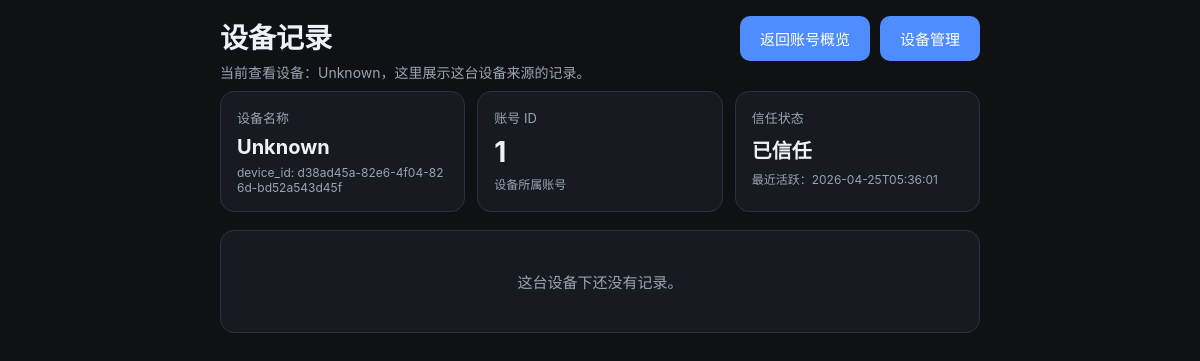
The app's page /devices/d38ad45a-82e6-4f04-826d-bd52a543d45f/items, older data.
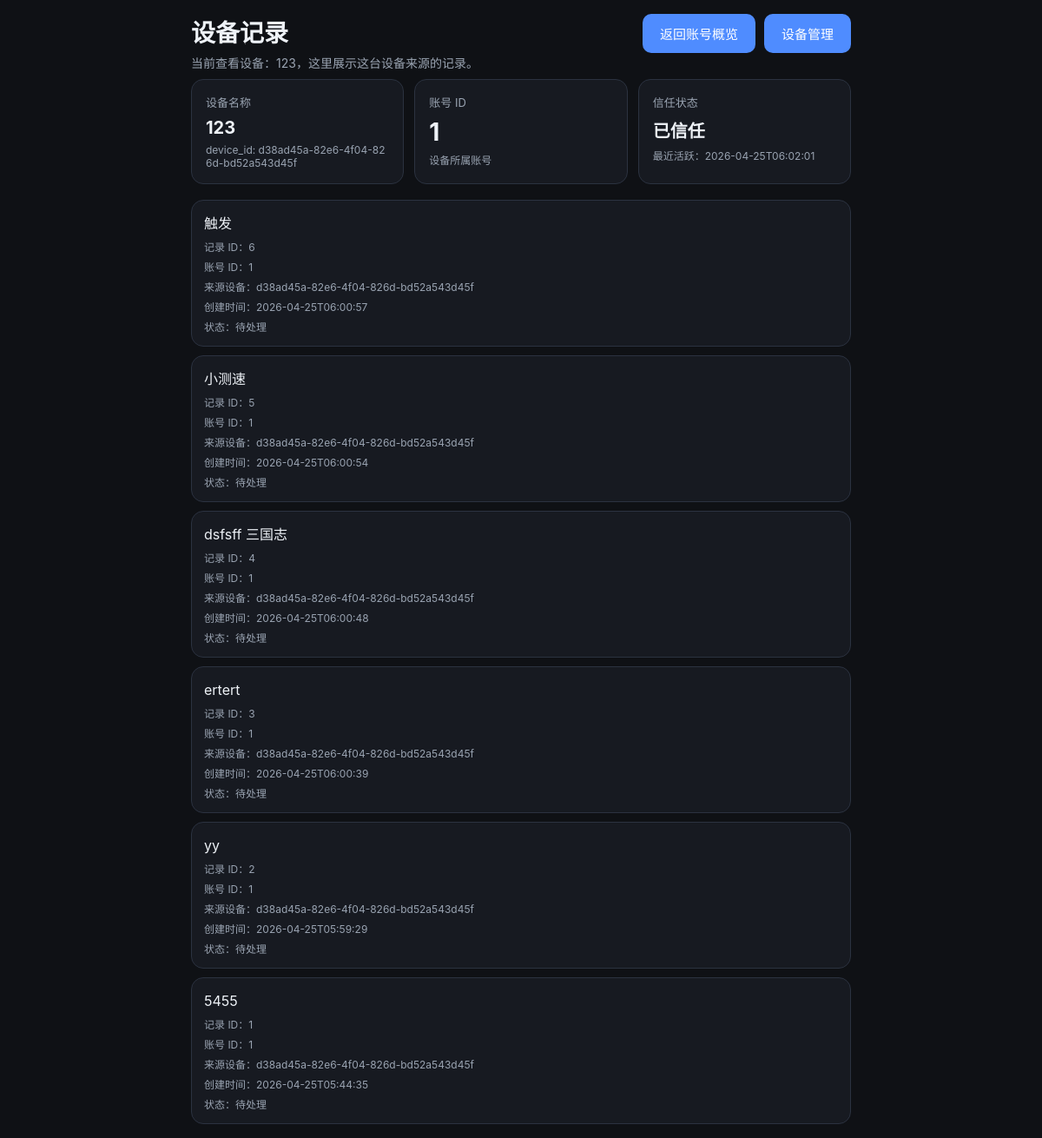
The same page, newer data.
### tables this page shows
CREATE TABLE devices (
            id INTEGER PRIMARY KEY AUTOINCREMENT,
            user_id INTEGER,
            device_id TEXT NOT NULL,
            device_name TEXT,
            token_hash TEXT,
            trusted INTEGER NOT NULL DEFAULT 0,
            created_at TEXT NOT NULL DEFAULT (datetime('now')),
            last_seen_at TEXT
        , provision_source TEXT NOT NULL DEFAULT 'direct', pending_approval INTEGER NOT NULL DEFAULT 0);

CREATE TABLE inbox_items (
            id INTEGER PRIMARY KEY AUTOINCREMENT,
            content TEXT NOT NULL,
            status TEXT NOT NULL DEFAULT 'inbox',
            created_at TEXT NOT NULL,
            updated_at TEXT NOT NULL
        , user_id INTEGER NOT NULL DEFAULT 1, source_device_id TEXT);

### app/main.py (the view)
@app.route("/devices/<device_id>/items")
def device_items_page(device_id):
    guard = admin_guard()
    if guard:
        return guard
    device, items = get_device_items(device_id)
    return render_template("device_items.html", device=device, items=items)

### app/main.py (called while the page is built)
def get_conn():
    conn = sqlite3.connect(str(DB_PATH))
    conn.row_factory = sqlite3.Row
    return conn

def admin_cookie_value():
    if not ADMIN_PASSWORD:
        return None
    return hashlib.sha256(ADMIN_PASSWORD.encode()).hexdigest()

def is_admin_authenticated():
    expected = admin_cookie_value()
    if not expected:
        return True
    actual = request.cookies.get(ADMIN_COOKIE, "")
    return hmac.compare_digest(actual, expected)

def admin_guard():
    if is_admin_authenticated():
        return None
    next_path = request.path
    if request.query_string:
        next_path += "?" + request.query_string.decode()
    return redirect(url_for("admin_login_page", next=next_path))

### app/templates/device_items.html (shortened to what this page needs)
<!doctype html>
<html lang="zh-CN">
<head>
  <link rel="stylesheet" href="/static/style.css" />
</head>
<body>
  <main class="container">
    <header class="header">
      <div class="title-row">
        <div>
          <h1>设备记录</h1>
          {% if device %}
            <p class="subtitle">当前查看设备：{{ device.device_name or 'Unknown' }}，这里展示这台设备来源的记录。</p>
          {% else %}
            <p class="subtitle">设备不存在，或尚未识别到对应设备。</p>
          {% endif %}
        </div>
        <div class="toolbar-actions">
          <a class="nav-link" href="/account">返回账号概览</a>
          <a class="nav-link" href="/devices">设备管理</a>
        </div>
      </div>
    </header>
    {% if device %}
      <section class="summary-grid">
        <article class="summary-card">
          <div class="summary-label">设备名称</div>
          <div class="summary-value small">{{ device.device_name or 'Unknown' }}</div>
          <div class="item-meta">device_id: {{ device.device_id }}</div>
        </article>
        <article class="summary-card">
          <div class="summary-label">账号 ID</div>
          <div class="summary-value">{{ device.user_id }}</div>
          <div class="item-meta">设备所属账号</div>
        </article>
        <article class="summary-card">
          <div class="summary-label">信任状态</div>
          <div class="summary-value small">{{ '已信任' if device.trusted else '待确认' }}</div>
          <div class="item-meta">最近活跃：{{ device.last_seen_at or '-' }}</div>
        </article>
      </section>
    {% endif %}
    <section class="list">
      {% if items %}
        {% for item in items %}
          <article class="item {% if item.status == 'done' %}done{% endif %}">
            <div class="item-main grow">
              <div class="item-content">{{ item.content }}</div>
              <div class="item-meta">记录 ID：{{ item.id }}</div>
              <div class="item-meta">账号 ID：{{ item.user_id }}</div>
              <div class="item-meta">来源设备：{{ item.source_device_id or '-' }}</div>
              <div class="item-meta">创建时间：{{ item.created_at or '-' }}</div>
              <div class="item-meta">状态：{{ '已完成' if item.status == 'done' else '待处理' }}</div>
            </div>
          </article>
        {% endfor %}
      {% else %}
        <div class="empty">这台设备下还没有记录。</div>
      {% endif %}
    </section>
  </main>
</body>
</html>

Row changes from the older to the newer data that the page shows:
changed devices "已信任": device_name "Unknown" → "123"; last_seen_at "2026-04-25T05:36:01" → "2026-04-25T06:02:01"
added inbox_items: content "触发", id "6", user_id "1", source_device "d38ad45a-82e6-4f04-826d-bd52a543d45f", created_at "2026-04-25T06:00:57", status "待处理"
added inbox_items: content "小测速", id "5", user_id "1", source_device "d38ad45a-82e6-4f04-826d-bd52a543d45f", created_at "2026-04-25T06:00:54", status "待处理"
added inbox_items: content "dsfsff 三国志", id "4", user_id "1", source_device "d38ad45a-82e6-4f04-826d-bd52a543d45f", created_at "2026-04-25T06:00:48", status "待处理"
added inbox_items: content "ertert", id "3", user_id "1", source_device "d38ad45a-82e6-4f04-826d-bd52a543d45f", created_at "2026-04-25T06:00:39", status "待处理"
added inbox_items: content "yy", id "2", user_id "1", source_device "d38ad45a-82e6-4f04-826d-bd52a543d45f", created_at "2026-04-25T05:59:29", status "待处理"
added inbox_items: content "5455", id "1", user_id "1", source_device "d38ad45a-82e6-4f04-826d-bd52a543d45f", created_at "2026-04-25T05:44:35", status "待处理"
Text that changed along with them:
text no longer shown: "这台设备下还没有记录。"
